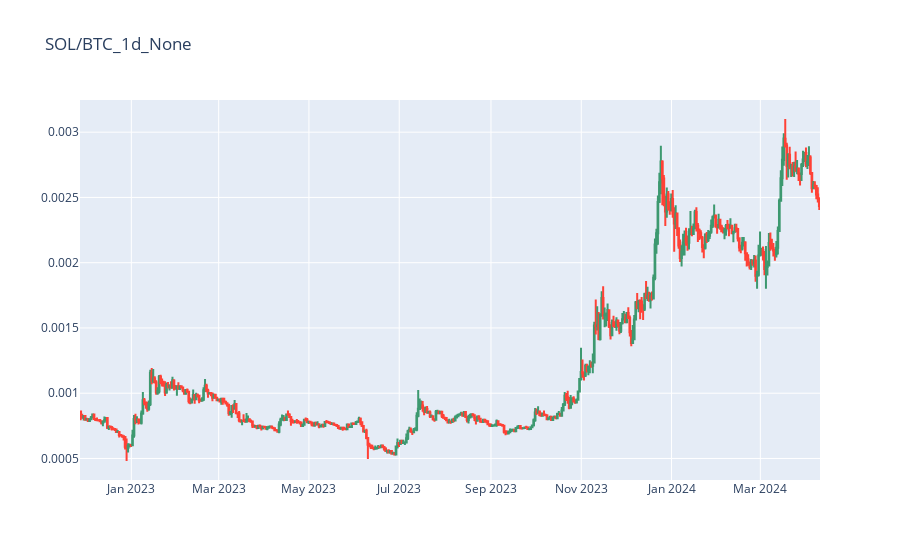

Notebook source saved alongside this figure:
### Code cell
plot_chart('SOL/BTC','1d')

### Figure 1 — Plotly figure (JSON) as saved in the notebook; plotly's stock layout.template omitted (floating-point values rounded to 4 significant figures; data arrays with more than 128 entries replaced by an {"elided": "..."} marker saying what was removed)
{"data": [{"close": {"elided": "500 float values"}, "high": {"elided": "500 float values"}, "low": {"elided": "500 float values"}, "open": {"elided": "500 float values"}, "type": "candlestick", "x": {"elided": "500 str values"}}], "layout": {"title": {"text": "SOL/BTC_1d_None"}, "xaxis": {"rangeslider": {"visible": false}}}}
